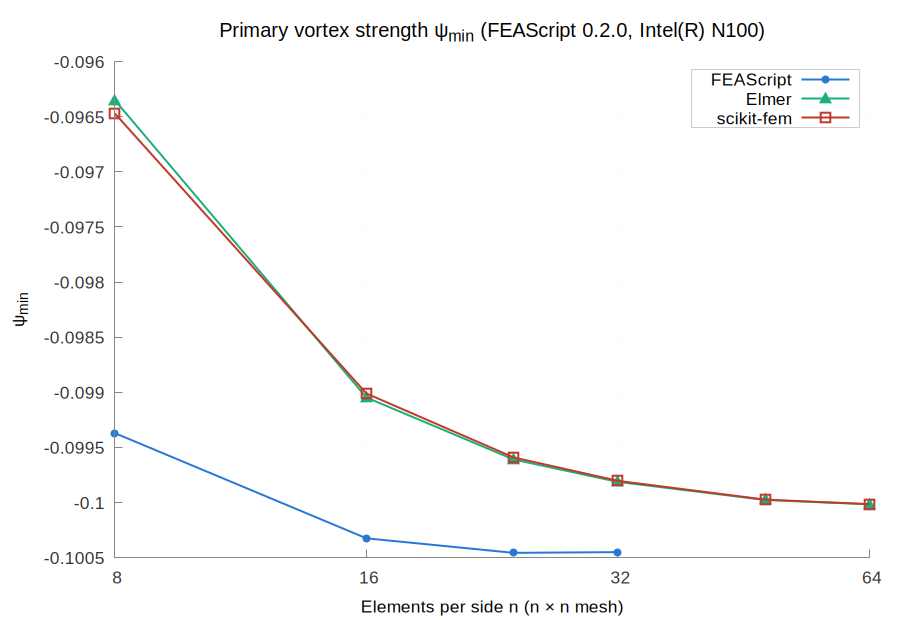

Generate this figure with gnuplot:
set terminal pngcairo size 900,620 font 'Arial,13'
set border 3 lc rgb '#888888'; set tics nomirror tc rgb '#333333'
set grid lc rgb '#e6e6e6' lw 1; set key top left box lc rgb '#cccccc' opaque
set output 'psi_min.png'
set title 'Primary vortex strength ψ_{min} (FEAScript 0.2.0, Intel(R) N100)' font 'Arial,15'
set logscale x 2; set xlabel 'Elements per side n (n × n mesh)'; set ylabel 'ψ_{min}'
set key top right
plot 'psi_FEAScript_sparse_LU.dat' u 1:2 w lp lw 2 pt 7 ps 1.0 lc rgb '#2a78d6' t 'FEAScript', \
     'psi_Elmer_UMFPACK.dat' u 1:2 w lp lw 2 pt 9 ps 1.6 lc rgb '#1baf7a' t 'Elmer', \
     'psi_scikit_fem_SuperLU.dat' u 1:2 w lp lw 2 pt 4 ps 1.6 lc rgb '#c0392b' t 'scikit-fem'
